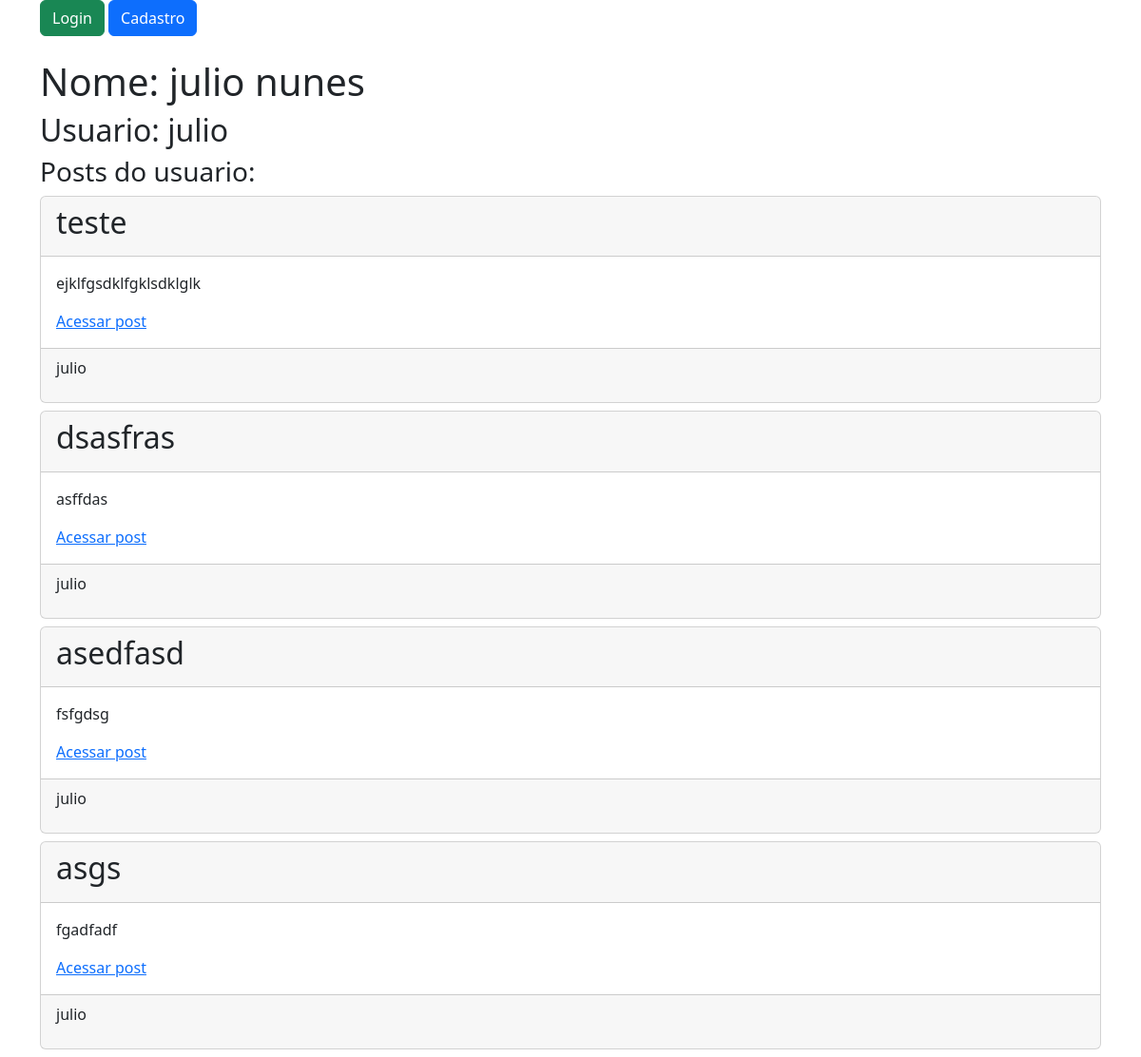
The page /user/1/ on the database its author committed.
### core/models.py (models this page shows)
class PostModel(models.Model):
    titulo = models.CharField(max_length=100)
    conteudo = models.TextField()
    datetime = models.DateTimeField(auto_now_add=True)
    user = models.ForeignKey(User, on_delete=models.CASCADE)
    foto = models.FileField(blank=True)

### core/views.py (the view)
# urls.py: path("user/<int:id>/", user, name="user")
def user(request, id):
    user = User.objects.get(id=id)
    posts = PostModel.objects.all().filter(user_id=id)
    return render(request, "user.html", {"posts": posts, "usuario": user})

### templates/user.html (shortened to what this page needs)
{% extends "base.html" %}
{% block conteudo %}
<div>
    {% include "header.html" %}
    <br>
</div>
<div>
    <div>
        <h1>Nome: {{usuario.first_name}} {{usuario.last_name}}</h1>
        <h2>Usuario: {{usuario.username}}</h2>
    </div>
    <h3>Posts do usuario:</h3>
    {% for i in posts %}
        <div class="card my-2">
            <div class="card-header">
                <h2>{{ i.titulo }}</h2>
            </div>
            <div class="card-body">
                <p>{{i.conteudo}}</p>
                <a href="/post/{{i.id}}">Acessar post</a>
            </div>
            <div class="card-footer">
                <p>{{i.user.username}}</p>
            </div>
        </div>
    {% endfor %}
</div>
{% endblock %}

### rows shown on the page
PostModel: titulo "teste", conteudo "ejklfgsdklfgklsdklglk", user.username "julio"
PostModel: titulo "dsasfras", conteudo "asffdas", user.username "julio"
PostModel: titulo "asedfasd", conteudo "fsfgdsg", user.username "julio"
PostModel: titulo "asgs", conteudo "fgadfadf", user.username "julio"

### other values the page prints
{{ usuario.first_name }} "julio"
{{ usuario.last_name }} "nunes"
{{ usuario.username }} "julio"
